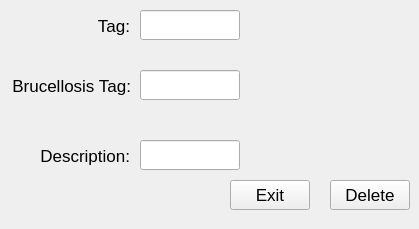
<?xml version="1.0" encoding="UTF-8"?>
<ui version="4.0">
 <class>TagEditDialog</class>
 <widget class="QDialog" name="TagEditDialog">
  <property name="windowModality">
   <enum>Qt::ApplicationModal</enum>
  </property>
  <property name="geometry">
   <rect>
    <x>0</x>
    <y>0</y>
    <width>419</width>
    <height>229</height>
   </rect>
  </property>
  <property name="font">
   <font>
    <pointsize>13</pointsize>
   </font>
  </property>
  <property name="windowTitle">
   <string>Edit Tags</string>
  </property>
  <widget class="QPushButton" name="exitButton">
   <property name="geometry">
    <rect>
     <x>230</x>
     <y>180</y>
     <width>80</width>
     <height>30</height>
    </rect>
   </property>
   <property name="text">
    <string>Exit</string>
   </property>
   <property name="autoDefault">
    <bool>false</bool>
   </property>
  </widget>
  <widget class="QPushButton" name="deleteButton">
   <property name="geometry">
    <rect>
     <x>330</x>
     <y>180</y>
     <width>80</width>
     <height>30</height>
    </rect>
   </property>
   <property name="text">
    <string>Delete</string>
   </property>
   <property name="autoDefault">
    <bool>false</bool>
   </property>
  </widget>
  <widget class="QLabel" name="tagDescripText">
   <property name="geometry">
    <rect>
     <x>250</x>
     <y>140</y>
     <width>120</width>
     <height>30</height>
    </rect>
   </property>
   <property name="text">
    <string/>
   </property>
   <property name="wordWrap">
    <bool>false</bool>
   </property>
  </widget>
  <widget class="QLabel" name="textLabel1">
   <property name="geometry">
    <rect>
     <x>10</x>
     <y>10</y>
     <width>120</width>
     <height>31</height>
    </rect>
   </property>
   <property name="text">
    <string>Tag:</string>
   </property>
   <property name="alignment">
    <set>Qt::AlignRight|Qt::AlignTrailing|Qt::AlignVCenter</set>
   </property>
   <property name="wordWrap">
    <bool>false</bool>
   </property>
  </widget>
  <widget class="QLabel" name="textLabel1_3">
   <property name="geometry">
    <rect>
     <x>10</x>
     <y>140</y>
     <width>120</width>
     <height>31</height>
    </rect>
   </property>
   <property name="text">
    <string>Description:</string>
   </property>
   <property name="alignment">
    <set>Qt::AlignRight|Qt::AlignTrailing|Qt::AlignVCenter</set>
   </property>
   <property name="wordWrap">
    <bool>false</bool>
   </property>
  </widget>
  <widget class="QLabel" name="textLabel1_2">
   <property name="geometry">
    <rect>
     <x>1</x>
     <y>70</y>
     <width>130</width>
     <height>31</height>
    </rect>
   </property>
   <property name="text">
    <string>Brucellosis Tag:</string>
   </property>
   <property name="alignment">
    <set>Qt::AlignRight|Qt::AlignTrailing|Qt::AlignVCenter</set>
   </property>
   <property name="wordWrap">
    <bool>false</bool>
   </property>
  </widget>
  <widget class="QLineEdit" name="tagEdit">
   <property name="geometry">
    <rect>
     <x>140</x>
     <y>10</y>
     <width>100</width>
     <height>30</height>
    </rect>
   </property>
  </widget>
  <widget class="QLineEdit" name="tagDescrip">
   <property name="geometry">
    <rect>
     <x>140</x>
     <y>140</y>
     <width>100</width>
     <height>30</height>
    </rect>
   </property>
   <property name="text">
    <string/>
   </property>
  </widget>
  <widget class="QLineEdit" name="burcellosisTagEdit">
   <property name="geometry">
    <rect>
     <x>140</x>
     <y>70</y>
     <width>100</width>
     <height>30</height>
    </rect>
   </property>
   <property name="text">
    <string/>
   </property>
  </widget>
  <widget class="Q3ListBox" name="tagListBox">
   <property name="geometry">
    <rect>
     <x>250</x>
     <y>10</y>
     <width>160</width>
     <height>120</height>
    </rect>
   </property>
   <property name="selectionMode">
    <enum>Q3ListBox::Multi</enum>
   </property>
  </widget>
 </widget>
 <layoutdefault spacing="6" margin="11"/>
 <pixmapfunction>qPixmapFromMimeSource</pixmapfunction>
 <customwidgets>
  <customwidget>
   <class>Q3Frame</class>
   <extends>QFrame</extends>
   <header>Qt3Support/Q3Frame</header>
   <container>1</container>
  </customwidget>
  <customwidget>
   <class>Q3ListBox</class>
   <extends>Q3Frame</extends>
   <header>q3listbox.h</header>
  </customwidget>
 </customwidgets>
 <tabstops>
  <tabstop>tagEdit</tabstop>
  <tabstop>burcellosisTagEdit</tabstop>
  <tabstop>tagDescrip</tabstop>
  <tabstop>tagListBox</tabstop>
  <tabstop>exitButton</tabstop>
  <tabstop>deleteButton</tabstop>
 </tabstops>
 <includes>
  <include location="local">dao/tagdao.h</include>
  <include location="local">types/customer.h</include>
  <include location="local">types/animalcode.h</include>
  <include location="local">types/transaction.h</include>
 </includes>
 <resources/>
 <connections/>
</ui>
